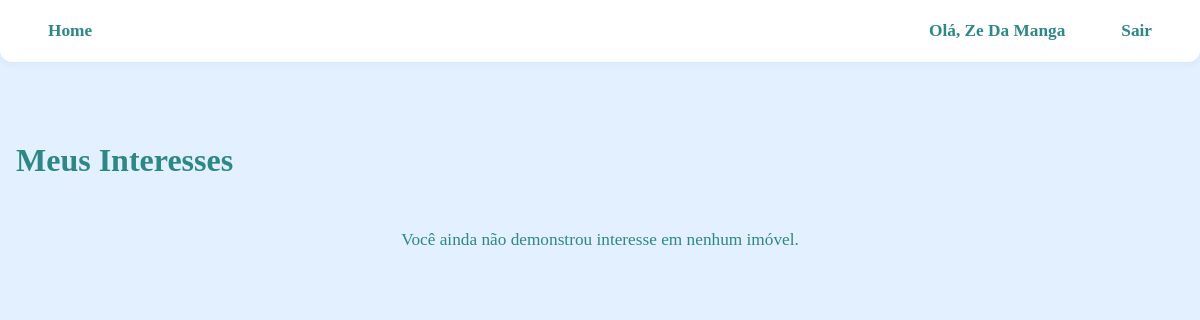
Before: /interesses/ (signed in) with the older database file.
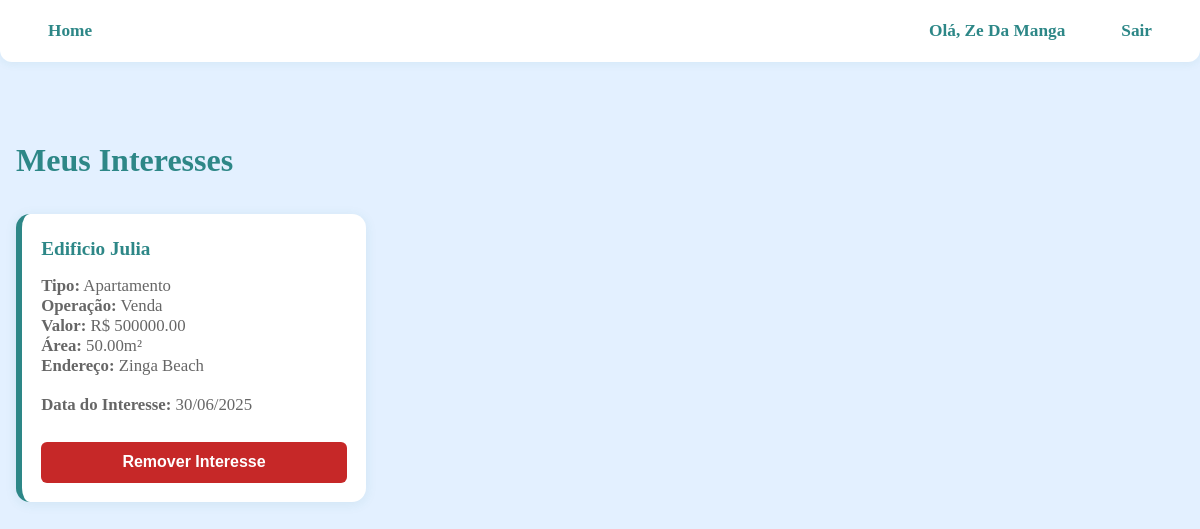
After: the same page with the newer database file.
### imobiliaria/models.py (models this page shows, shortened)
class Interesse(models.Model):
    imovel = models.ForeignKey(Imovel, on_delete=models.CASCADE)
    cliente = models.ForeignKey(CustomUser, on_delete=models.CASCADE)
    data_interesse = models.DateTimeField(auto_now_add=True)
    class Meta:
        unique_together = ('imovel', 'cliente')
        verbose_name = 'Interesse'
        verbose_name_plural = 'Interesses'

class Imovel(models.Model):
    TIPO_CHOICES = [
        ('CASA', 'Casa'),
        ('APARTAMENTO', 'Apartamento'),
        ('COMERCIAL', 'Comercial'),
        ('TERRENO', 'Terreno'),
    ]
    STATUS_CHOICES = [
        ('DISPONIVEL', 'Disponível'),
        ('VENDIDO', 'Vendido'),
        ('ALUGADO', 'Alugado'),
    ]
    OPERACAO_CHOICES = [
        ('VENDA', 'Venda'),
        ('ALUGUEL', 'Aluguel'),
    ]
    titulo = models.CharField(max_length=200)
    descricao = models.TextField()
    tipo = models.CharField(max_length=20, choices=TIPO_CHOICES)
    endereco = models.CharField(max_length=200)
    area = models.DecimalField(max_digits=10, decimal_places=2)
    quartos = models.IntegerField()
    banheiros = models.IntegerField()
    vagas_garagem = models.IntegerField()
    valor = models.DecimalField(max_digits=12, decimal_places=2)
    status = models.CharField(max_length=20, choices=STATUS_CHOICES, default='DISPONIVEL')
    operacao = models.CharField(max_length=20, choices=OPERACAO_CHOICES)
    corretor = models.ForeignKey(CustomUser, on_delete=models.CASCADE)
    data_cadastro = models.DateTimeField(auto_now_add=True)
    data_atualizacao = models.DateTimeField(auto_now=True)

### imobiliaria/views.py (the view)
# urls.py: path('interesses/', views.interesses, name='interesses'),
@login_required
@user_passes_test(is_cliente, login_url=None)
def interesses(request):
    interesses = Interesse.objects.filter(cliente=request.user)
    return render(request, 'pages/cliente/interesses.html', {'interesses': interesses})

### imobiliaria/views.py (called while the page is built)
def is_cliente(user):
    return user.is_cliente()

### usuarios/models.py (called while the page is built)
    def is_cliente(self):
        return self.role == self.Roles.CLIENTE

### imobiliaria/templates/pages/cliente/interesses.html (shortened to what this page needs)
{% extends 'base.html' %}
{% block content %}
<div class="property-list-container">
    <h2>Meus Interesses</h2>
    {% if interesses %}
        <div class="property-list-row">
            {% for interesse in interesses %}
                <div class="property-list-card">
                    <h5>{{ interesse.imovel.titulo }}</h5>
                    <p>
                        <strong>Tipo:</strong> {{ interesse.imovel.get_tipo_display }}<br>
                        <strong>Operação:</strong> {{ interesse.imovel.get_operacao_display }}<br>
                        <strong>Valor:</strong> R$ {{ interesse.imovel.valor }}<br>
                        <strong>Área:</strong> {{ interesse.imovel.area }}m²<br>
                        <strong>Endereço:</strong> {{ interesse.imovel.endereco }}
                    </p>
                    <p>
                        <strong>Data do Interesse:</strong> {{ interesse.data_interesse|date:"d/m/Y" }}
                    </p>
                    <form method="post" action="{% url 'remover_interesse' interesse.id %}" style="width:100%;">
                        <button type="submit" class="btn btn-danger" onclick="return confirm('Tem certeza que deseja remover este interesse?')">Remover Interesse</button>
                    </form>
                </div>
            {% endfor %}
        </div>
    {% else %}
        <div class="property-list-alert">
            Você ainda não demonstrou interesse em nenhum imóvel.
        </div>
    {% endif %}
</div>
{% endblock %}

Changed rows visible on the page:
added Interesse: imovel.titulo "Edificio Julia", imovel.tipo "Apartamento", imovel.operacao "Venda", imovel.valor "500000.00", imovel.area "50.00", imovel.endereco "Zinga Beach", data_interesse "30/06/2025"
Other visible differences:
text no longer shown: "Você ainda não demonstrou interesse em nenhum imóvel."
